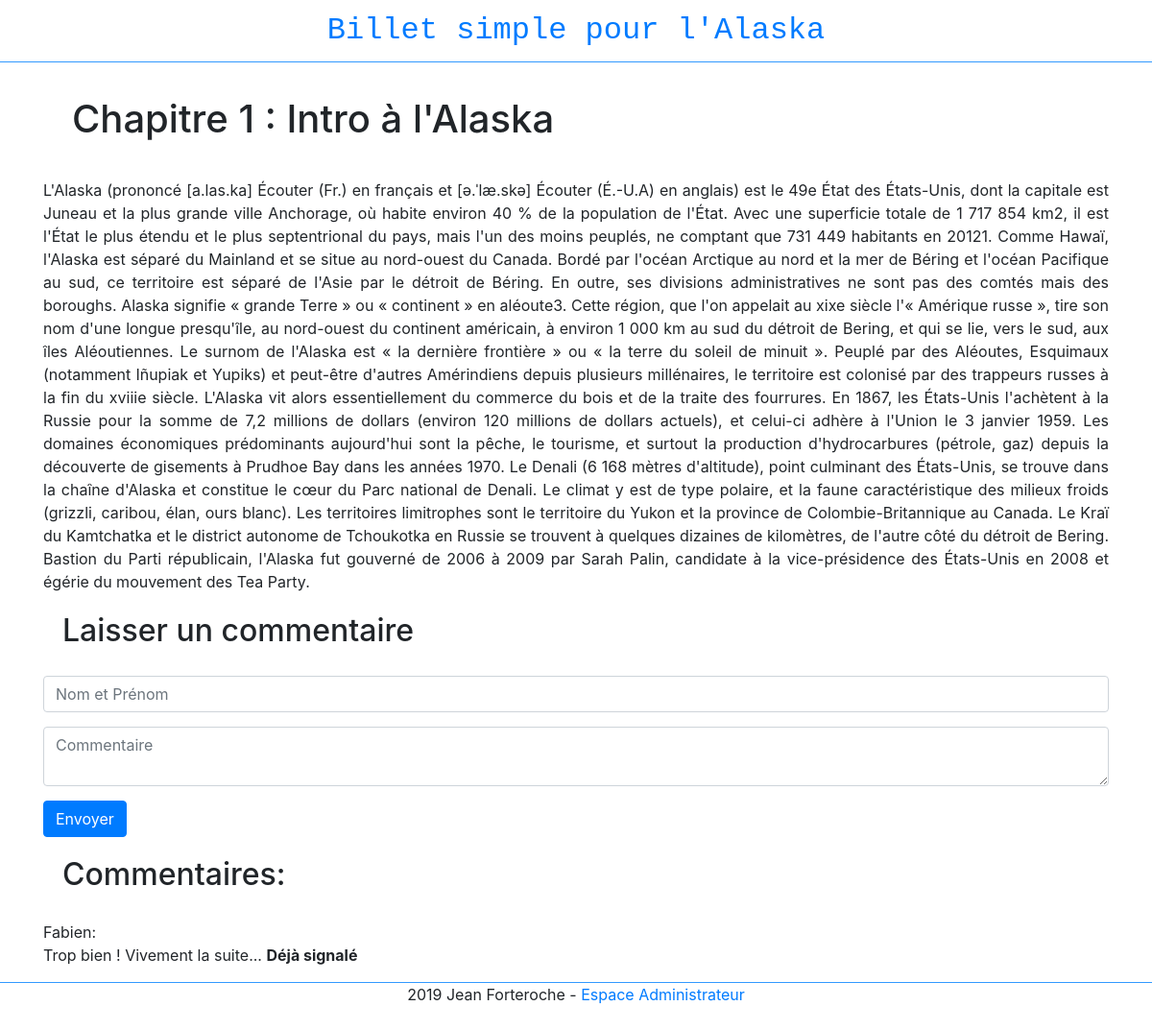
Screenshot of /?action=post_detail&post_id=1 with the database file from the repository.
### tables this page shows
CREATE TABLE IF NOT EXISTS `posts` (
  `id` int(11) NOT NULL AUTO_INCREMENT,
  `titre` varchar(255) NOT NULL,
  `contenu` text NOT NULL,
  `date_creation` datetime NOT NULL,
  PRIMARY KEY (`id`)
);

CREATE TABLE IF NOT EXISTS `comments` (
  `id` int(11) NOT NULL AUTO_INCREMENT,
  `id_billet` int(11) NOT NULL,
  `auteur` varchar(255) NOT NULL,
  `commentaires` text NOT NULL,
  `date_commentaire` datetime NOT NULL,
  `signaler` tinyint(4) NOT NULL,
  PRIMARY KEY (`id`)
);

### controller/FrontendController.php (called while the page is built, shortened)
<?php
require_once 'dao/PostDao.php';
require_once 'dao/CommentDao.php';
class FrontendController
{
	private $postDao;
    private $commentDao;
	public function __construct(){
		$this->postDao = new PostDao();
        $this->commentDao = new CommentDao();
	}
    public function postDetail($id)
    {
        $post = $this->postDao->findById($id);
        $comments = $this->commentDao->findAllByPost($id);
        include_once 'view/post-detail.php';
    }
}

### dao/BaseDao.php (called while the page is built, shortened)
<?php
class BaseDao {
	 public function __construct()
	    {
			try
			{
			    $this->bd = new PDO('mysql:host=localhost;dbname=blogjeanforteroche;charset=utf8', 'root', '');
			}
			catch(Exception $e)
			{
			        die('Erreur : '.$e->getMessage());
			}
		}
}

### dao/PostDao.php (called while the page is built, shortened)
<?php
require_once 'dao/BaseDao.php';
require_once 'model/Post.php';
class PostDao extends BaseDao
{
    public function findById($id)
    {
        $statement = $this->bd->prepare('SELECT * FROM posts WHERE id = :id');
        $statement->bindParam(':id', $id);
        $statement->execute();
        $donnees = $statement->fetch(PDO::FETCH_ASSOC);
        $post = new Post();
        $post->setId($donnees['id']);
        $post->setTitle($donnees['titre']);
        $post->setContent($donnees['contenu']);
        return $post;
    }
}

### model/Post.php (called while the page is built)
<?php
class Post
{
    private $id;
    private $title;
    private $content;
    public function getId()
    {
        return $this->id;
    }
    public function setId($id)
    {
        $this->id = $id;
    }
    public function getTitle()
    {
        return $this->title;
    }
    public function setTitle($title)
    {
        $this->title = $title;
    }
    public function getContent()
    {
        return $this->content;
    }
    public function setContent($content)
    {
        $this->content = $content;
    }
}

### dao/CommentDao.php (called while the page is built, shortened)
<?php
require_once 'dao/BaseDao.php';
require_once 'model/Comment.php';
class CommentDao extends BaseDao
{
    public function findAllByPost($postId)
    {
        $req = $this->bd->prepare('SELECT * FROM comments WHERE id_billet=:id_billet');
        $req->execute(['id_billet' => $postId]);
        $comments = [];
        while ($comment = $req->fetch()) {
            array_push($comments, new Comment($comment['id'],
                $comment['id_billet'],
                $comment['auteur'],
                $comment['commentaires'],
                $comment['date_commentaire'],
                $comment['signaler']));
        }
        return $comments;
    }
}

### model/Comment.php (called while the page is built, shortened)
<?php
class Comment
{
    private $auteur;
    private $commentaires;
    private $signaler;
    public function __construct($id, $id_billet, $auteur, $commentaires, $date_commentaire, $signaler)
    {
        $this->auteur = $auteur;
        $this->commentaires = $commentaires;
        $this->signaler = $signaler;
    }
    public function getAuteur()
    {
        return $this->auteur;
    }
    public function getCommentaires()
    {
        return $this->commentaires;
    }
    public function getSignaler()
    {
        return $this->signaler;
    }
}

### view/post-detail.php (the view, shortened to what this page needs)
<!DOCTYPE html>
<html lang="fr">
<head>
    <link href="bootstrap/css/bootstrap.min.css" rel="stylesheet">
</head>
<body>
	<?php require('header.php'); ?>
	<div class="container">
		<h1>
		    <?= $post->getTitle() ?>
		</h1>
		<div class="post"><?php echo $post->getContent(); ?></div>
		<h2>Laisser un commentaire</h2>
		<form action="?action=create_comment_action&post_id=<?= $post->getId() ?>" method="POST">
		    <div>
		        <input placeholder="Nom et Prénom" name="auteur" class="form-control input-sm">
		    </div>
		    <div>
		        <textarea placeholder="Commentaire" name="commentaires" class="form-control input-sm"></textarea>
		    </div>
		    <button type="submit" class="btn btn-primary">Envoyer</button>
		</form>
		<h2>Commentaires:</h2>
		<?php
		foreach ($comments as $comment) {
		    ?>
		    <div>
		        <?php echo $comment->getAuteur(); ?>:
		        <p><?php echo $comment->getCommentaires(); ?>
		        <?php if ($comment->getSignaler() === "0") { ?>
		            <a href="?action=signaler_commentaire&comment_id=<?= $comment->getId() ?>&post_id=<?= $post->getId() ?>">Signaler</a>
		        <?php } else { ?>
		            <b>Déjà signalé</b>
		        <?php } ?></p>
		    </div>
		    <?php
		}
		?>
	</div>
	<?php require('footer.php'); ?>
</body>
</html>

### public/css/style.css (style rules this page uses)
body { padding-top: 70px; }
.container { padding-right: 15px; padding-left: 15px; margin-right: auto; margin-left: auto; }
h1 { padding:30px; }
h2 { padding:20px; }
.post { text-align: justify; }
.form-control { margin-bottom: 15px; }
@media (min-width: 768px) { .container { width: 750px; } }
@media (min-width: 992px) { .container { width: 970px; } }
@media (min-width: 1200px) { .container { width: 1170px; } }

### rows the page displays
posts: titre "Chapitre 1 : Intro à l'Alaska", contenu "L'Alaska (prononcé [a.las.ka] Écouter (Fr.) en français et [ə.ˈlæ.skə] Écouter (É.-U.A) en anglais) est le 49e État des États-Unis, dont la capitale est Juneau et la plus grande ville Anchorage, où habite environ 40 % de la population de l'État. Avec une superficie totale de 1 717 854 km2, il est l'État le plus étendu et le plus septentrional du pays, mais l'un des moins peuplés, ne comptant que 731 449 habitants en 20121. Comme Hawaï, l'Alaska est séparé du Mainland et se situe au nord-ouest du Canada. Bordé par l'océan Arctique au nord et la mer de Béring et l'océan Pacifique au sud, ce territoire est séparé de l'Asie par le détroit de Béring. En outre, ses divisions administratives ne…"
comments: auteur "Fabien", commentaires "Trop bien ! Vivement la suite...", signaler "Déjà signalé"
